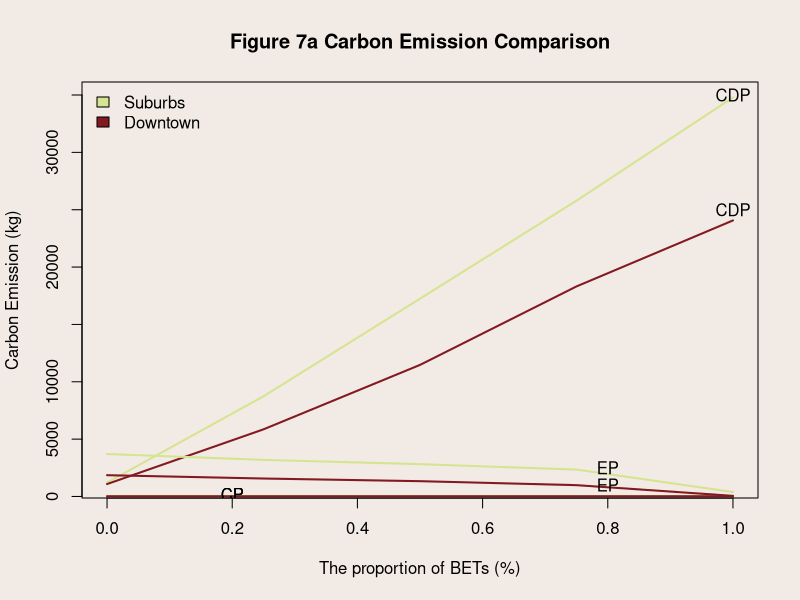

The R script that drew this image:
par(mfrow = c(1,1))

# 创建数据
x <- c(0,0.25,0.5,0.75,1)
y_Suburbs <- c(42.21917415,42.21917415,42.21917415,42.21917415,42.21917415)
y_Downtown <- c(21.67289474,21.67289474,21.67289474,21.67289474,21.67289474)

y_CDP_Suburbs <- c(1210.571992,8736.027437,17246.58075,25788.51556,34791.09371)
y_CDP_Downtown <- c(1083.184461,5855.19177,11471.07243,18313.48131,24066.67777)

y_EP_Suburbs <- c(3701.97279,3188.517874,2816.804977,2344.27363,384.6829207)
y_EP_Downtown <- c(1856.179915,1565.361817,1334.50603,986.8035124,53.02430824)

par(bg="#F2EBE5")

# 绘制折线图
plot(x, y_CDP_Suburbs, xlab="The proportion of BETs (%)",ylab="Carbon Emission (kg)",type = 'l', col="#D5E490",lwd=2, main="Figure 7a Carbon Emission Comparison")
lines(x,y_CDP_Downtown, type = 'l', col="#831A21", lwd=2)
text(1,35000,"CDP",cex=1)
text(1,25000,"CDP",cex=1)



lines(x,y_Suburbs, type = 'l',col="#D5E490",lwd=2)
lines(x,y_Downtown, type = 'l',col="#831A21",lwd=2)
text(0.2,200,"CP",cex=1)
text(0.2,200,"CP",cex=1)


lines(x,y_EP_Suburbs, type = 'l',col="#D5E490",lwd=2)
lines(x,y_EP_Downtown, type = 'l',col="#831A21",lwd=2)
text(0.8,2500,"EP",cex=1)
text(0.8,1000,"EP",cex=1)

legend("topleft",
       legend = c("Suburbs","Downtown"),
       fill = c("#D5E490","#831A21"),
       bty="n",
       cex=1)
